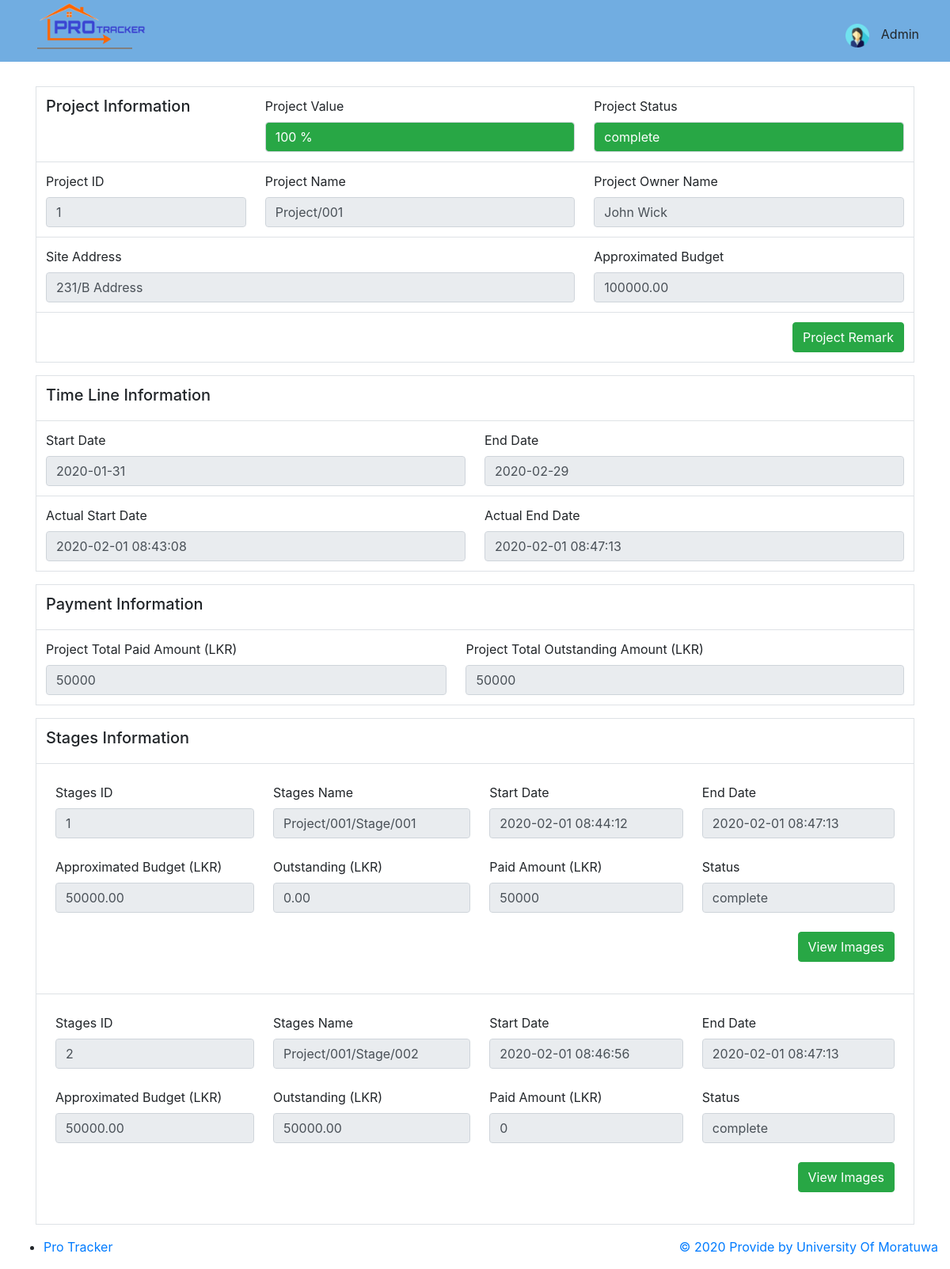
The page /customer/project-cus-view.php?id=1 on the database its author committed.
### tables this page shows
CREATE TABLE project (
id INT UNSIGNED AUTO_INCREMENT PRIMARY KEY,
pro_owner_id INT UNSIGNED NOT NULL,
pro_name VARCHAR(30) NOT NULL,
address VARCHAR(30) NOT NULL,
approx_budget DECIMAL (11,2) NOT NULL,
start_date DATE NOT NULL,
end_date DATE NOT NULL,
pro_act_start_date DATETIME,
pro_act_end_date DATETIME,
plan_doc VARCHAR(100) NOT NULL,
in_paid_state BOOLEAN DEFAULT 0 NOT NULL,
full_paid_state BOOLEAN DEFAULT 0 NOT NULL,
status VARCHAR(15) DEFAULT 'notstart',  
is_stages BOOLEAN DEFAULT 0 NOT NULL,
is_invest BOOLEAN DEFAULT 0 NOT NULL,
is_approval BOOLEAN DEFAULT 0 NOT NULL,
release_user INT UNSIGNED NOT NULL,
release_date DATETIME DEFAULT CURRENT_TIMESTAMP,
FOREIGN KEY (pro_owner_id) REFERENCES customer(id),
FOREIGN KEY (release_user) REFERENCES users(id)
);

CREATE TABLE customer (
id INT UNSIGNED AUTO_INCREMENT PRIMARY KEY,
first_name VARCHAR(30) NOT NULL,
last_name VARCHAR(30) NOT NULL,
address VARCHAR(50) NOT NULL,
tel_no VARCHAR(12) NOT NULL,
nic VARCHAR(10) NOT NULL,
occupation VARCHAR(15) NOT NULL,
email VARCHAR(50) NOT NULL,
password VARCHAR(32) NOT NULL,
user_type VARCHAR(16) NOT NULL,  
user_img VARCHAR(50),
release_user INT UNSIGNED NOT NULL,
status BOOLEAN DEFAULT 1 NOT NULL,
user_registered DATETIME DEFAULT CURRENT_TIMESTAMP,
FOREIGN KEY (release_user) REFERENCES users(id)
);

CREATE TABLE stages(
stage_id INT UNSIGNED AUTO_INCREMENT PRIMARY KEY,
pro_id INT UNSIGNED NOT NULL,
stage_name VARCHAR(30) NOT NULL,
stage_desc VARCHAR(30) NOT NULL,
approx_budget DECIMAL(11,2) NOT NULL,
outstanding DECIMAL(11,2) NOT NULL,
stages_status VARCHAR (15) DEFAULT 'notstart',  
stage_act_start_date DATETIME,
stage_act_end_date DATETIME,
release_user INT UNSIGNED NOT NULL,
release_date DATETIME DEFAULT CURRENT_TIMESTAMP,
FOREIGN KEY (pro_id) REFERENCES project(id),
FOREIGN KEY (release_user) REFERENCES users(id)
);

### customer/project-cus-view.php (the view, shortened to what this page needs)
<?php
include '../controllers/config.inc.php';
$proId = $_GET['id'];
$dbSelectQuery = "SELECT project.id,project.pro_name,customer.first_name,customer.last_name,project.address,project.approx_budget,project.start_date,project.end_date,project.pro_act_start_date,project.pro_act_end_date,project.plan_doc,project.status
    FROM project JOIN customer ON project.pro_owner_id = customer.id WHERE project.id='".$proId."';";
if ($dbResult = mysqli_query($conn, $dbSelectQuery)) {
    $row = mysqli_fetch_assoc($dbResult);
    $id = $row['id'];
    $proOwnerName = $row['first_name']." ".$row['last_name'];
    $proName = $row['pro_name'];
    $address = $row['address'];
    $approxBudget = $row['approx_budget'];
    $startDate = $row['start_date'];
    if ($row['pro_act_start_date'] != ""){
        $actualStartDate = $row['pro_act_start_date'];
    } else {$actualStartDate = "Not yet";}
    if ($row['pro_act_end_date'] != ""){
        $actualEndDate = $row['pro_act_end_date'];
    } else {$actualEndDate = "Not yet";}
    $endDate = $row['end_date'];
    $status = $row['status'];
}
$dbQueryStages = "SELECT stages.stage_id,stages.stage_name,stages.approx_budget,stages.stage_desc,stages.outstanding,stages.stages_status,stages.stage_act_start_date,stages.stage_act_end_date FROM stages
                    WHERE stages.pro_id = '".$proId."';";
$dataset = array();
$totalPaidAmount = 0;
$totalOutAmount = 0;
if ($resultStage = mysqli_query($conn, $dbQueryStages)){
    if (mysqli_num_rows($resultStage) > 0){
        while ($rowStage = mysqli_fetch_assoc($resultStage)){
            $data['stage_id'] = $rowStage['stage_id'];
            $data['stage_name'] = $rowStage['stage_name'];
            $data['approx_budget'] = $rowStage['approx_budget'];
            $data['stage_desc'] = $rowStage['stage_desc'];
            $data['outstanding'] = $rowStage['outstanding'];
            $data['stages_status'] = $rowStage['stages_status'];
            if ($rowStage['stage_act_start_date'] != "") {
                $data['start_date'] = $rowStage['stage_act_start_date'];
            } else { $data['start_date'] = "Not Yet"; }
            if ($rowStage['stage_act_end_date'] != "") {
                $data['end_date'] = $rowStage['stage_act_end_date'];
            } else { $data['end_date'] = "Not Yet"; }
            $totalPaidAmount += $rowStage['approx_budget'] - $rowStage['outstanding'];
            $totalOutAmount += $rowStage['outstanding'];
            array_push($dataset,$data);
        }
    }
}
$completeCount = 0;
for ($i = 0;$i< count($dataset);$i++){
    if ($dataset[$i]['stages_status'] == "complete") {
        $completeCount += 1;
    }
}
$complete = ($completeCount/count($dataset))*100;
?>
<!DOCTYPE html>
<html lang="en">
    <head>
        <link rel="stylesheet" type="text/css" href="../res/ad/bootstrap.css" />
    </head>
            <?php include('mainHead.php') ?>
    <body style="padding-top: 85px">
        <div class="container pt-4">
            <div>
                <table class="table border rounded">
                    <tr>
                        <td colspan="1"><h5>Project Information</h5></td>
                        <td class="w-auto"><label for="">Project Value</label><input class="form-control bg-success" style="color: white;" type="text" value="<?php echo $complete;?> %" disabled></td>
                        <td class="w-auto"><label for="">Project Status</label><input class="form-control bg-success" style="color: white;" type="text" value="<?php echo $status;?>" disabled></td>
                    </tr>
                    <tr>
                        <td class="w-25"><label for="">Project ID</label><input class="form-control" type="number" value="<?php echo $id;?>" disabled></td>
                        <td class="w-auto"><label for="">Project Name</label><input class="form-control" type="text" value="<?php echo $proName;?>" disabled></td>
                        <td class="w-auto"><label for="">Project Owner Name</label><input class="form-control" type="text" value="<?php echo $proOwnerName;?>" disabled></td>
                    </tr>
                    <tr>
                        <td colspan="2"><label for="">Site Address</label><input class="form-control" type="text" value="<?php echo $address;?>" disabled></td>
                        <td><label for="">Approximated Budget</label><input class="form-control" type="text" value="<?php echo $approxBudget;?>" disabled></td>
                    </tr>
                    <tr>
                        <td colspan="3"><button type="button" class="btn btn-success float-right" data-toggle="modal" data-target="#remarkModal">Project Remark</button></td>
                    </tr>
                </table>
                <table class="table border rounded">
                    <tr><td colspan="2"><h5>Time Line Information</h5></td></tr>
                    <tr>
                        <td><label for="">Start Date</label><input class="form-control" type="text" value="<?php echo $startDate;?>" disabled></td>
                        <td><label for="">End Date</label><input class="form-control" type="text" value="<?php echo $endDate;?>" disabled></td>
                    </tr>
                    <tr>
                        <td><label for="">Actual Start Date</label><input class="form-control" type="text" value="<?php echo $actualStartDate;?>" disabled></td>
                        <td><label for="">Actual End Date</label><input class="form-control" type="text" value="<?php echo $actualEndDate;?>" disabled></td>
                    </tr>
                </table>
                <table class="table border rounded">
                    <tr><td colspan="2"><h5>Payment Information</h5></td></tr>
                    <tr>
                        <td><label for="">Project Total Paid Amount (LKR)</label><input class="form-control" type="text" value="<?php echo $totalPaidAmount;?>" disabled></td>
                        <td><label for="">Project Total Outstanding Amount (LKR)</label><input class="form-control" type="text" value="<?php echo $totalOutAmount;?>" disabled></td>
                    </tr>
                </table>
                <table class="table border rounded">
                    <tr><td><h5>Stages Information</h5></td></tr>
                    <?php
                    for ($i = 0;$i< count($dataset);$i++) {
                        echo '
                        <tr>
                            <td>
                                <table class="table table-borderless">
                                    <tr>
                                    <td><label for="">Stages ID</label><input class="form-control" type="text" value="'.$dataset[$i]['stage_id'].'" disabled></td>
                                    <td><label for="">Stages Name</label><input class="form-control" type="text" value="'.$dataset[$i]['stage_name'].'" disabled></td>
                                    <td><label for="">Start Date</label><input class="form-control" type="text" value="'.$dataset[$i]['start_date'].'" disabled></td>
                                    <td><label for="">End Date</label><input class="form-control" type="text" value="'.$dataset[$i]['end_date'].'" disabled></td>
                                    </tr>
                                    <tr>
                                    <td><label for="">Approximated Budget (LKR)</label><input class="form-control" type="text" value="'.$dataset[$i]['approx_budget'].'" disabled></td>
                                    <td><label for="">Outstanding (LKR)</label><input class="form-control" type="number" value="'.$dataset[$i]['outstanding'].'" disabled></td>
                                    <td><label for="">Paid Amount (LKR)</label><input class="form-control" type="number" value="'.($dataset[$i]['approx_budget'] - $dataset[$i]['outstanding']).'" disabled></td>
                                    <td><label for="">Status</label><input class="form-control" type="text" value="'.$dataset[$i]['stages_status'].'" disabled></td>
                                    </tr>
                                    <tr>
                                    <td colspan="4"><a class="btn btn-success float-right" target="_blank" href="../src/progressImgesView.php?id='.$dataset[$i]['stage_id'].'">View Images</a></td>
                                    </tr>
                                </table>
                            </td>
                        </tr>
                        ';
                    }
                    ?>
                </table>
            </div>
        </div>
    </body>
      <?php include 'mainFooter.php'; ?>
</html>

### customer/mainHead.php (shortened to what this page needs)
<nav class="navbar navbar-expand-lg navbar-transparent navbar-absolute fixed-top" style="background-color: rgb(113,173,225) !important;padding-top: 0px !important ">
  <div class="container-fluid">
    <div class="navbar-wrapper">
    </div>
    <div class="collapse navbar-collapse justify-content-end" style="display: block !important;">
       <h4 class="logo" style="float: left;float: left;  width: 10vw; text-align: center; border-bottom: 2px solid gray;">
        <a href="./cust_dashboard.php" style="color: white; font-weight: bold">
          <img src="../assets/img/logo.png " height="60px" width="140px">
        </a>
      </h4>
      <ul class="navbar-nav" style="float: right">
        <li class="nav-item dropdown" style="cursor: pointer">
          <a class="nav-link" id="navbarDropdownProfile" data-toggle="dropdown" aria-haspopup="true" aria-expanded="false" style="padding-left: 10px; padding-top: 30px">
            <img src ="../assets/img/admin.png" height="30px" , width="40px" style="padding-right: 10px;"> <font > Admin </font>
          </a>
        </li>
      </ul>
    </div>
  </div>
</nav>

### customer/mainFooter.php (shortened to what this page needs)
<footer class="footer">
    <div class="container-fluid">
    <nav class="float-left">
        <ul>
            <li>
                <a href="#">
                    Pro Tracker
            </li>
        </ul>
    </nav>
    <div class="copyright float-right">
        &copy;
          Provide by University Of Moratuwa
    </div>
</div>
</footer>

### rows shown on the page
project: status "complete", id "1", pro_name "Project/001", pro_owner.last_name "John Wick", address "231/B Address", approx_budget "100000.00", start_date "2020-01-31", end_date "2020-02-29", pro_act_start_date "2020-02-01 08:43:08", pro_act_end_date "2020-02-01 08:47:13"
stages: stage_id "1", stage_name "Project/001/Stage/001", stage_act_start_date "2020-02-01 08:44:12", stage_act_end_date "2020-02-01 08:47:13", approx_budget "50000.00", outstanding "0.00", approx_budget+outstanding "50000", stages_status "complete"
stages: stage_id "2", stage_name "Project/001/Stage/002", stage_act_start_date "2020-02-01 08:46:56", stage_act_end_date "2020-02-01 08:47:13", approx_budget "50000.00", outstanding "50000.00", approx_budget+outstanding "0", stages_status "complete"
